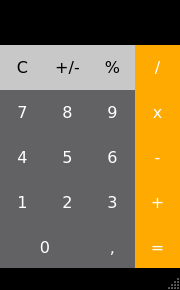
<?xml version="1.0" encoding="UTF-8"?>
<ui version="4.0">
 <class>MainWindow</class>
 <widget class="QMainWindow" name="MainWindow">
  <property name="windowModality">
   <enum>Qt::WindowModal</enum>
  </property>
  <property name="enabled">
   <bool>true</bool>
  </property>
  <property name="geometry">
   <rect>
    <x>0</x>
    <y>0</y>
    <width>180</width>
    <height>290</height>
   </rect>
  </property>
  <property name="minimumSize">
   <size>
    <width>180</width>
    <height>290</height>
   </size>
  </property>
  <property name="maximumSize">
   <size>
    <width>180</width>
    <height>292</height>
   </size>
  </property>
  <property name="font">
   <font>
    <pointsize>16</pointsize>
    <weight>75</weight>
    <bold>true</bold>
   </font>
  </property>
  <property name="windowTitle">
   <string>MainWindow</string>
  </property>
  <property name="styleSheet">
   <string notr="true">QPushButton {
width: 50px;
height: 50px;
border: none;
background-color: rgb(118, 118, 118);
}

QLineEdit {
color: white;
border: none;
background-color: black;
}

QMainWindow {
background-color: black;
}</string>
  </property>
  <property name="toolButtonStyle">
   <enum>Qt::ToolButtonIconOnly</enum>
  </property>
  <property name="documentMode">
   <bool>false</bool>
  </property>
  <property name="tabShape">
   <enum>QTabWidget::Rounded</enum>
  </property>
  <property name="dockNestingEnabled">
   <bool>false</bool>
  </property>
  <widget class="QWidget" name="centralwidget">
   <property name="font">
    <font>
     <pointsize>16</pointsize>
     <weight>75</weight>
     <bold>true</bold>
    </font>
   </property>
   <widget class="QWidget" name="gridLayoutWidget">
    <property name="geometry">
     <rect>
      <x>0</x>
      <y>0</y>
      <width>181</width>
      <height>261</height>
     </rect>
    </property>
    <layout class="QGridLayout" name="gridLayout">
     <property name="sizeConstraint">
      <enum>QLayout::SetMinAndMaxSize</enum>
     </property>
     <property name="spacing">
      <number>0</number>
     </property>
     <item row="0" column="0" colspan="4">
      <widget class="QLineEdit" name="lineEdit_2">
       <property name="minimumSize">
        <size>
         <width>180</width>
         <height>45</height>
        </size>
       </property>
       <property name="maximumSize">
        <size>
         <width>180</width>
         <height>45</height>
        </size>
       </property>
       <property name="font">
        <font>
         <family>Verdana</family>
         <pointsize>12</pointsize>
        </font>
       </property>
       <property name="alignment">
        <set>Qt::AlignRight|Qt::AlignTrailing|Qt::AlignVCenter</set>
       </property>
       <property name="readOnly">
        <bool>true</bool>
       </property>
      </widget>
     </item>
     <item row="3" column="3">
      <widget class="QPushButton" name="Button_M_2">
       <property name="minimumSize">
        <size>
         <width>45</width>
         <height>45</height>
        </size>
       </property>
       <property name="maximumSize">
        <size>
         <width>45</width>
         <height>45</height>
        </size>
       </property>
       <property name="font">
        <font>
         <family>Verdana</family>
         <pointsize>12</pointsize>
         <weight>50</weight>
         <bold>false</bold>
        </font>
       </property>
       <property name="styleSheet">
        <string notr="true">QPushButton{
	color: white;
	background-color:rgb(255, 170, 0);
}
QPushButton:hover{
	background-color: rgb(255, 213, 0);
}
QPushButton:pressed{
	background-color: rgb(255, 234, 0);
}</string>
       </property>
       <property name="text">
        <string>-</string>
       </property>
      </widget>
     </item>
     <item row="2" column="3">
      <widget class="QPushButton" name="Button_X_2">
       <property name="minimumSize">
        <size>
         <width>45</width>
         <height>45</height>
        </size>
       </property>
       <property name="maximumSize">
        <size>
         <width>45</width>
         <height>45</height>
        </size>
       </property>
       <property name="font">
        <font>
         <family>Verdana</family>
         <pointsize>12</pointsize>
         <weight>50</weight>
         <bold>false</bold>
        </font>
       </property>
       <property name="styleSheet">
        <string notr="true">QPushButton{
	color: white;
	background-color:rgb(255, 170, 0);
}
QPushButton:hover{
	background-color: rgb(255, 213, 0);
}
QPushButton:pressed{
	background-color: rgb(255, 234, 0);
}</string>
       </property>
       <property name="text">
        <string>x</string>
       </property>
      </widget>
     </item>
     <item row="4" column="3">
      <widget class="QPushButton" name="Button_P_2">
       <property name="minimumSize">
        <size>
         <width>45</width>
         <height>45</height>
        </size>
       </property>
       <property name="maximumSize">
        <size>
         <width>45</width>
         <height>45</height>
        </size>
       </property>
       <property name="font">
        <font>
         <family>Verdana</family>
         <pointsize>12</pointsize>
         <weight>50</weight>
         <bold>false</bold>
        </font>
       </property>
       <property name="styleSheet">
        <string notr="true">QPushButton{
	color: white;
	background-color:rgb(255, 170, 0);
}
QPushButton:hover{
	background-color: rgb(255, 213, 0);
}
QPushButton:pressed{
	background-color: rgb(255, 234, 0);
}</string>
       </property>
       <property name="text">
        <string>+</string>
       </property>
      </widget>
     </item>
     <item row="1" column="0">
      <widget class="QPushButton" name="Button_C_2">
       <property name="minimumSize">
        <size>
         <width>45</width>
         <height>45</height>
        </size>
       </property>
       <property name="maximumSize">
        <size>
         <width>45</width>
         <height>45</height>
        </size>
       </property>
       <property name="font">
        <font>
         <family>Verdana</family>
         <pointsize>12</pointsize>
         <weight>50</weight>
         <bold>false</bold>
        </font>
       </property>
       <property name="styleSheet">
        <string notr="true">QPushButton{
	background-color: rgb(200, 200, 200);
}
QPushButton:hover{
	background-color: rgb(220, 220, 220);
}
QPushButton:pressed{
	background-color: rgb(225, 225, 225);
}</string>
       </property>
       <property name="text">
        <string>C</string>
       </property>
      </widget>
     </item>
     <item row="1" column="1">
      <widget class="QPushButton" name="Button_PM_2">
       <property name="minimumSize">
        <size>
         <width>45</width>
         <height>45</height>
        </size>
       </property>
       <property name="maximumSize">
        <size>
         <width>45</width>
         <height>45</height>
        </size>
       </property>
       <property name="font">
        <font>
         <family>Verdana</family>
         <pointsize>12</pointsize>
         <weight>50</weight>
         <bold>false</bold>
        </font>
       </property>
       <property name="styleSheet">
        <string notr="true">QPushButton{
	background-color: rgb(200, 200, 200);
}
QPushButton:hover{
	background-color: rgb(220, 220, 220);
}
QPushButton:pressed{
	background-color: rgb(225, 225, 225);
}</string>
       </property>
       <property name="text">
        <string>+/-</string>
       </property>
      </widget>
     </item>
     <item row="1" column="2">
      <widget class="QPushButton" name="Button_PRO_2">
       <property name="minimumSize">
        <size>
         <width>45</width>
         <height>45</height>
        </size>
       </property>
       <property name="maximumSize">
        <size>
         <width>45</width>
         <height>45</height>
        </size>
       </property>
       <property name="font">
        <font>
         <family>Verdana</family>
         <pointsize>12</pointsize>
         <weight>50</weight>
         <bold>false</bold>
        </font>
       </property>
       <property name="styleSheet">
        <string notr="true">QPushButton{
	background-color: rgb(200, 200, 200);
}
QPushButton:hover{
	background-color: rgb(220, 220, 220);
}
QPushButton:pressed{
	background-color: rgb(225, 225, 225);
}</string>
       </property>
       <property name="text">
        <string>%</string>
       </property>
      </widget>
     </item>
     <item row="1" column="3">
      <widget class="QPushButton" name="Button_D_2">
       <property name="minimumSize">
        <size>
         <width>45</width>
         <height>45</height>
        </size>
       </property>
       <property name="maximumSize">
        <size>
         <width>45</width>
         <height>45</height>
        </size>
       </property>
       <property name="font">
        <font>
         <family>Verdana</family>
         <pointsize>12</pointsize>
         <weight>50</weight>
         <bold>false</bold>
        </font>
       </property>
       <property name="styleSheet">
        <string notr="true">QPushButton{
	color: white;
	background-color:rgb(255, 170, 0);
}
QPushButton:hover{
	background-color: rgb(255, 213, 0);
}
QPushButton:pressed{
	background-color: rgb(255, 234, 0);
}</string>
       </property>
       <property name="text">
        <string>/</string>
       </property>
      </widget>
     </item>
     <item row="5" column="3">
      <widget class="QPushButton" name="Button_R_2">
       <property name="minimumSize">
        <size>
         <width>45</width>
         <height>45</height>
        </size>
       </property>
       <property name="maximumSize">
        <size>
         <width>45</width>
         <height>45</height>
        </size>
       </property>
       <property name="font">
        <font>
         <family>Verdana</family>
         <pointsize>12</pointsize>
         <weight>50</weight>
         <bold>false</bold>
        </font>
       </property>
       <property name="styleSheet">
        <string notr="true">QPushButton{
	color: white;
	background-color:rgb(255, 170, 0);
}
QPushButton:hover{
	background-color: rgb(255, 213, 0);
}
QPushButton:pressed{
	background-color: rgb(255, 234, 0);
}</string>
       </property>
       <property name="text">
        <string>=</string>
       </property>
      </widget>
     </item>
     <item row="5" column="2">
      <widget class="QPushButton" name="Button_Z_2">
       <property name="minimumSize">
        <size>
         <width>45</width>
         <height>45</height>
        </size>
       </property>
       <property name="maximumSize">
        <size>
         <width>45</width>
         <height>45</height>
        </size>
       </property>
       <property name="font">
        <font>
         <family>Verdana</family>
         <pointsize>12</pointsize>
         <weight>50</weight>
         <bold>false</bold>
        </font>
       </property>
       <property name="styleSheet">
        <string notr="true">QPushButton{
	color: white;
	background-color: rgb(98, 98, 100);

}
QPushButton:hover{
	background-color: rgb(150, 150, 150);
}
QPushButton:pressed{
	background-color: rgb(175, 175, 175);
}</string>
       </property>
       <property name="text">
        <string>,</string>
       </property>
      </widget>
     </item>
     <item row="5" column="0" colspan="2">
      <widget class="QPushButton" name="Button_13">
       <property name="minimumSize">
        <size>
         <width>90</width>
         <height>45</height>
        </size>
       </property>
       <property name="maximumSize">
        <size>
         <width>90</width>
         <height>45</height>
        </size>
       </property>
       <property name="font">
        <font>
         <family>Verdana</family>
         <pointsize>12</pointsize>
         <weight>50</weight>
         <bold>false</bold>
        </font>
       </property>
       <property name="styleSheet">
        <string notr="true">QPushButton{
	color: white;
	background-color: rgb(98, 98, 100);

}
QPushButton:hover{
	background-color: rgb(150, 150, 150);
}
QPushButton:pressed{
	background-color: rgb(175, 175, 175);
}</string>
       </property>
       <property name="text">
        <string>0</string>
       </property>
      </widget>
     </item>
     <item row="4" column="0">
      <widget class="QPushButton" name="Button_14">
       <property name="minimumSize">
        <size>
         <width>45</width>
         <height>45</height>
        </size>
       </property>
       <property name="maximumSize">
        <size>
         <width>45</width>
         <height>45</height>
        </size>
       </property>
       <property name="font">
        <font>
         <family>Verdana</family>
         <pointsize>12</pointsize>
         <weight>50</weight>
         <bold>false</bold>
        </font>
       </property>
       <property name="styleSheet">
        <string notr="true">QPushButton{
	color: white;
	background-color: rgb(98, 98, 100);

}
QPushButton:hover{
	background-color: rgb(150, 150, 150);
}
QPushButton:pressed{
	background-color: rgb(175, 175, 175);
}</string>
       </property>
       <property name="text">
        <string>1</string>
       </property>
      </widget>
     </item>
     <item row="4" column="1">
      <widget class="QPushButton" name="Button_10">
       <property name="minimumSize">
        <size>
         <width>45</width>
         <height>45</height>
        </size>
       </property>
       <property name="maximumSize">
        <size>
         <width>45</width>
         <height>45</height>
        </size>
       </property>
       <property name="font">
        <font>
         <family>Verdana</family>
         <pointsize>12</pointsize>
         <weight>50</weight>
         <bold>false</bold>
        </font>
       </property>
       <property name="styleSheet">
        <string notr="true">QPushButton{
	color: white;
	background-color: rgb(98, 98, 100);

}
QPushButton:hover{
	background-color: rgb(150, 150, 150);
}
QPushButton:pressed{
	background-color: rgb(175, 175, 175);
}</string>
       </property>
       <property name="text">
        <string>2</string>
       </property>
      </widget>
     </item>
     <item row="4" column="2">
      <widget class="QPushButton" name="Button_12">
       <property name="minimumSize">
        <size>
         <width>45</width>
         <height>45</height>
        </size>
       </property>
       <property name="maximumSize">
        <size>
         <width>45</width>
         <height>45</height>
        </size>
       </property>
       <property name="font">
        <font>
         <family>Verdana</family>
         <pointsize>12</pointsize>
         <weight>50</weight>
         <bold>false</bold>
        </font>
       </property>
       <property name="styleSheet">
        <string notr="true">QPushButton{
	color: white;
	background-color: rgb(98, 98, 100);

}
QPushButton:hover{
	background-color: rgb(150, 150, 150);
}
QPushButton:pressed{
	background-color: rgb(175, 175, 175);
}</string>
       </property>
       <property name="text">
        <string>3</string>
       </property>
      </widget>
     </item>
     <item row="3" column="2">
      <widget class="QPushButton" name="Button_18">
       <property name="minimumSize">
        <size>
         <width>45</width>
         <height>45</height>
        </size>
       </property>
       <property name="maximumSize">
        <size>
         <width>45</width>
         <height>45</height>
        </size>
       </property>
       <property name="font">
        <font>
         <family>Verdana</family>
         <pointsize>12</pointsize>
         <weight>50</weight>
         <bold>false</bold>
        </font>
       </property>
       <property name="styleSheet">
        <string notr="true">QPushButton{
	color: white;
	background-color: rgb(98, 98, 100);

}
QPushButton:hover{
	background-color: rgb(150, 150, 150);
}
QPushButton:pressed{
	background-color: rgb(175, 175, 175);
}</string>
       </property>
       <property name="text">
        <string>6</string>
       </property>
      </widget>
     </item>
     <item row="3" column="1">
      <widget class="QPushButton" name="Button_11">
       <property name="minimumSize">
        <size>
         <width>45</width>
         <height>45</height>
        </size>
       </property>
       <property name="maximumSize">
        <size>
         <width>45</width>
         <height>45</height>
        </size>
       </property>
       <property name="font">
        <font>
         <family>Verdana</family>
         <pointsize>12</pointsize>
         <weight>50</weight>
         <bold>false</bold>
        </font>
       </property>
       <property name="styleSheet">
        <string notr="true">QPushButton{
	color: white;
	background-color: rgb(98, 98, 100);

}
QPushButton:hover{
	background-color: rgb(150, 150, 150);
}
QPushButton:pressed{
	background-color: rgb(175, 175, 175);
}</string>
       </property>
       <property name="text">
        <string>5</string>
       </property>
      </widget>
     </item>
     <item row="3" column="0">
      <widget class="QPushButton" name="Button_15">
       <property name="minimumSize">
        <size>
         <width>45</width>
         <height>45</height>
        </size>
       </property>
       <property name="maximumSize">
        <size>
         <width>45</width>
         <height>45</height>
        </size>
       </property>
       <property name="font">
        <font>
         <family>Verdana</family>
         <pointsize>12</pointsize>
         <weight>50</weight>
         <bold>false</bold>
        </font>
       </property>
       <property name="styleSheet">
        <string notr="true">QPushButton{
	color: white;
	background-color: rgb(98, 98, 100);

}
QPushButton:hover{
	background-color: rgb(150, 150, 150);
}
QPushButton:pressed{
	background-color: rgb(175, 175, 175);
}</string>
       </property>
       <property name="text">
        <string>4</string>
       </property>
      </widget>
     </item>
     <item row="2" column="0">
      <widget class="QPushButton" name="Button_19">
       <property name="minimumSize">
        <size>
         <width>45</width>
         <height>45</height>
        </size>
       </property>
       <property name="maximumSize">
        <size>
         <width>45</width>
         <height>45</height>
        </size>
       </property>
       <property name="font">
        <font>
         <family>Verdana</family>
         <pointsize>12</pointsize>
         <weight>50</weight>
         <bold>false</bold>
        </font>
       </property>
       <property name="styleSheet">
        <string notr="true">QPushButton{
	color: white;
	background-color: rgb(98, 98, 100);

}
QPushButton:hover{
	background-color: rgb(150, 150, 150);
}
QPushButton:pressed{
	background-color: rgb(175, 175, 175);
}</string>
       </property>
       <property name="text">
        <string>7</string>
       </property>
      </widget>
     </item>
     <item row="2" column="1">
      <widget class="QPushButton" name="Button_17">
       <property name="minimumSize">
        <size>
         <width>45</width>
         <height>45</height>
        </size>
       </property>
       <property name="maximumSize">
        <size>
         <width>45</width>
         <height>45</height>
        </size>
       </property>
       <property name="font">
        <font>
         <family>Verdana</family>
         <pointsize>12</pointsize>
         <weight>50</weight>
         <bold>false</bold>
        </font>
       </property>
       <property name="styleSheet">
        <string notr="true">QPushButton{
	color: white;
	background-color: rgb(98, 98, 100);

}
QPushButton:hover{
	background-color: rgb(150, 150, 150);
}
QPushButton:pressed{
	background-color: rgb(175, 175, 175);
}</string>
       </property>
       <property name="text">
        <string>8</string>
       </property>
      </widget>
     </item>
     <item row="2" column="2">
      <widget class="QPushButton" name="Button_16">
       <property name="minimumSize">
        <size>
         <width>45</width>
         <height>45</height>
        </size>
       </property>
       <property name="maximumSize">
        <size>
         <width>45</width>
         <height>45</height>
        </size>
       </property>
       <property name="font">
        <font>
         <family>Verdana</family>
         <pointsize>12</pointsize>
         <weight>50</weight>
         <bold>false</bold>
        </font>
       </property>
       <property name="styleSheet">
        <string notr="true">QPushButton{
	color: white;
	background-color: rgb(98, 98, 100);

}
QPushButton:hover{
	background-color: rgb(150, 150, 150);
}
QPushButton:pressed{
	background-color: rgb(175, 175, 175);
}</string>
       </property>
       <property name="text">
        <string>9</string>
       </property>
      </widget>
     </item>
    </layout>
   </widget>
   <zorder>Button_4</zorder>
   <zorder>Button_1</zorder>
   <zorder>gridLayoutWidget</zorder>
  </widget>
  <widget class="QStatusBar" name="statusbar"/>
 </widget>
 <resources/>
 <connections/>
</ui>
